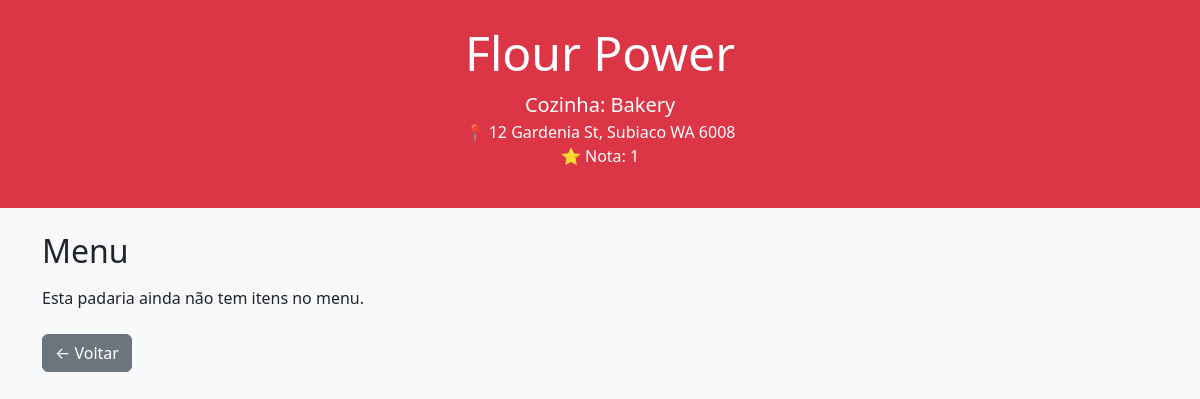
The page /bakery/1/ on the database its author committed.
### bakeries/models.py (models this page shows)
class Bakery(models.Model):
    name = models.CharField(max_length=255)
    address = models.TextField()
    cuisine = models.CharField(max_length=255)
    rating = models.IntegerField()
    image = models.URLField(null=True, blank=True)

### bakeries/views.py (the view)
# urls.py: path('bakery/<int:pk>/', indexcopy, name='indexcopy')  # ✅ Nova rota dinâmica  # rota alternativa
def indexcopy(request, pk):
    bakery = get_object_or_404(Bakery, pk=pk)
    return render(request, 'indexcopy.html', {
        'bakery': bakery
    })

### bakery_project/templates/indexcopy.html (shortened to what this page needs)
<!DOCTYPE html>
<html lang="en">
<head>
  <link href="https://cdn.jsdelivr.net/npm/bootstrap@5.3.3/dist/css/bootstrap.min.css" rel="stylesheet">
</head>
<body class="bg-light">
  <header class="text-center py-4 mb-4 bg-danger text-white">
    <h1 class="display-5">{{ bakery.name }}</h1>
    <p class="lead mb-0">Cozinha: {{ bakery.cuisine }}</p>
    <p class="mb-0">📍 {{ bakery.address }}</p>
    <p>⭐ Nota: {{ bakery.rating }}</p>
  </header>
  <main class="container">
    <h2 class="mb-3">Menu</h2>
    {% if items %}
      <ul class="list-group">
        {% for item in items %}
          <li class="list-group-item d-flex justify-content-between align-items-center">
            {{ item.name }}
            <span class="badge bg-primary rounded-pill">${{ item.price }}</span>
          </li>
        {% endfor %}
      </ul>
    {% else %}
      <p>Esta padaria ainda não tem itens no menu.</p>
    {% endif %}
    <div class="mt-4">
      <a href="{% url 'index' %}" class="btn btn-secondary">← Voltar</a>
    </div>
  </main>
</body>
</html>

### rows shown on the page
Bakery: name "Flour Power", cuisine "Bakery", address "12 Gardenia St, Subiaco WA 6008", rating "1"
